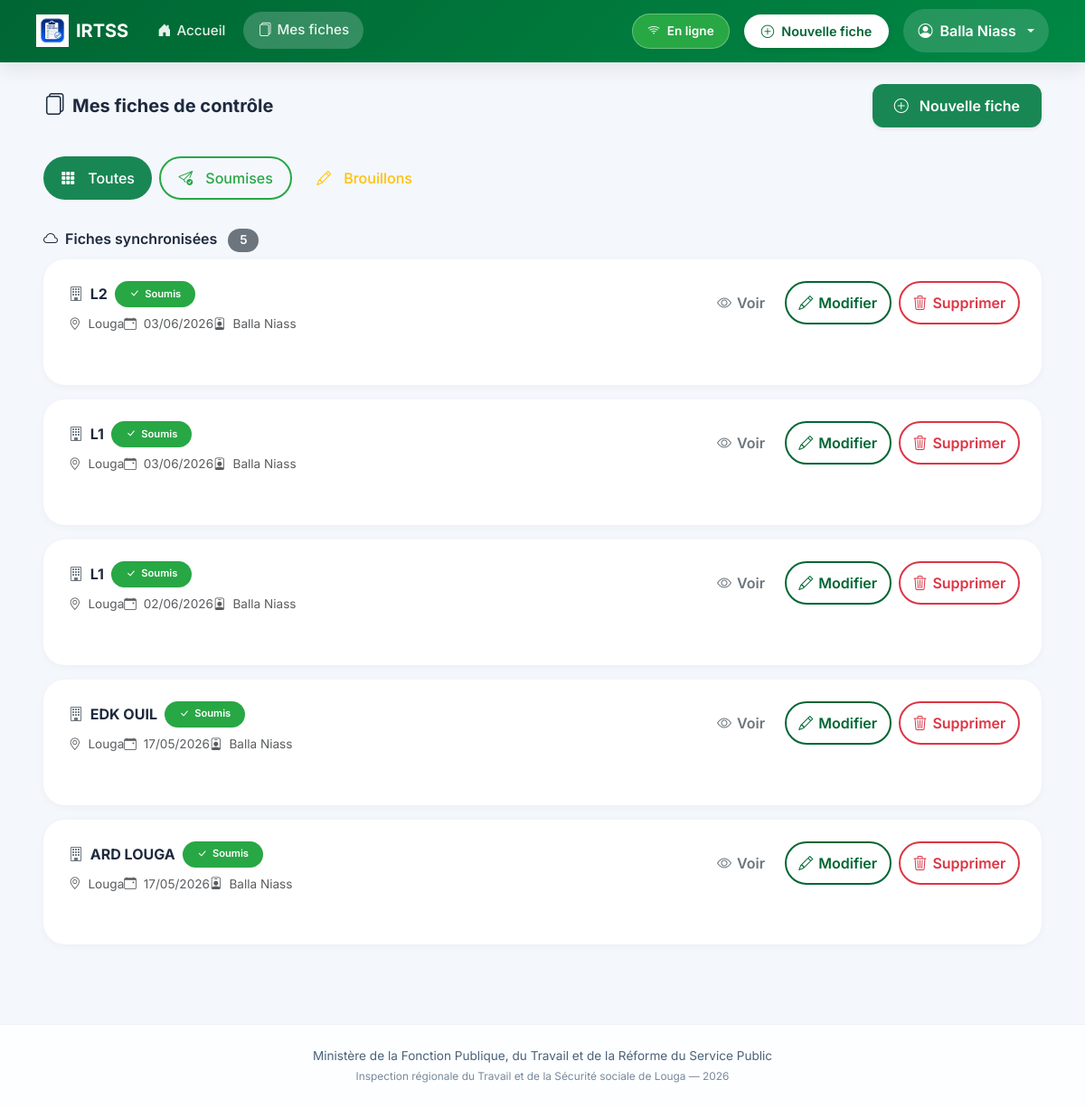
/fiches/ (signed in), run on an earlier commit of the app's database.
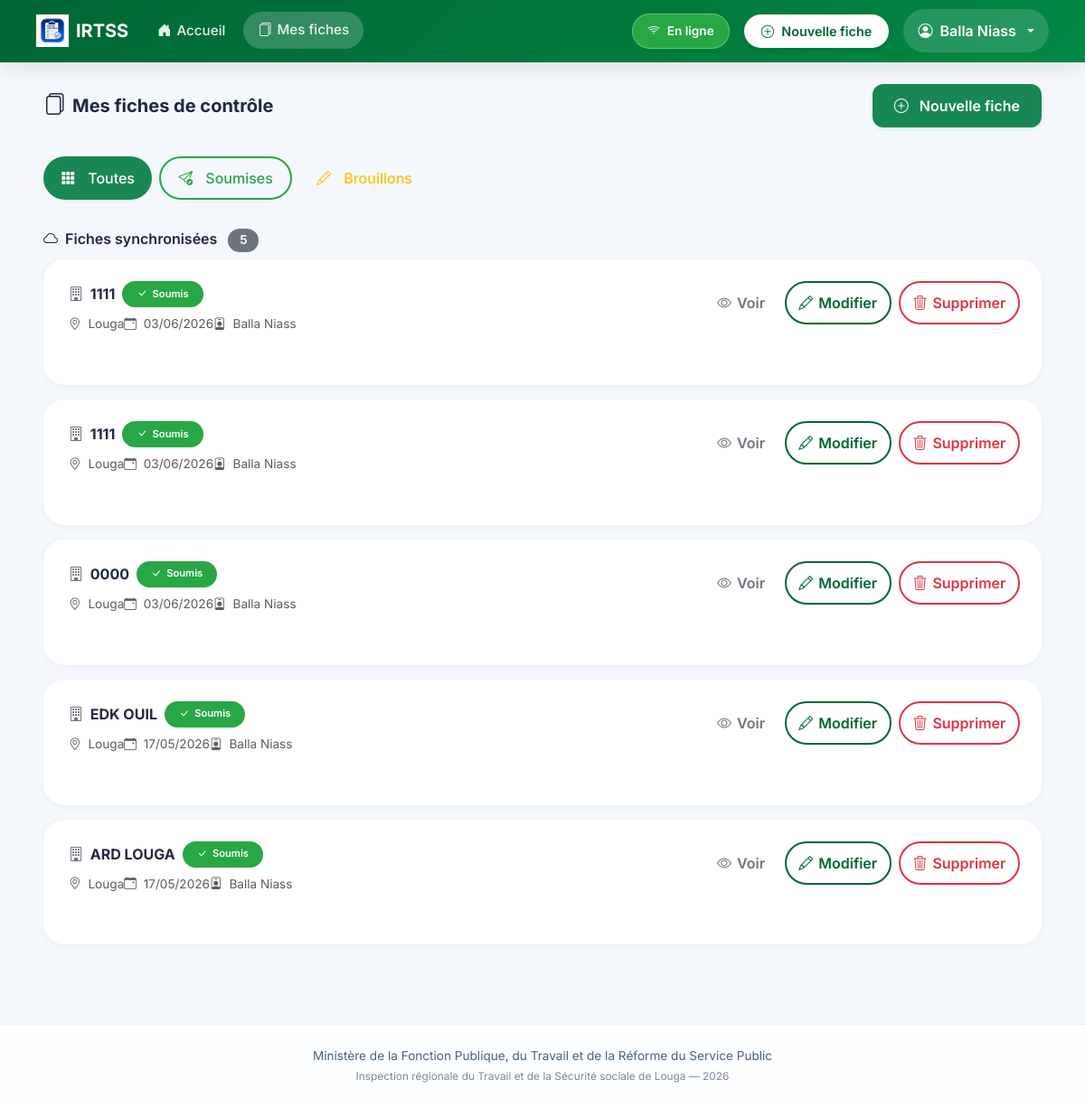
And on a later commit of the database.
### inspection/models.py (models this page shows, shortened)
class FicheControle(models.Model):
    STATUT_CHOICES = [
        ('brouillon', 'Brouillon'),
        ('soumis', 'Soumis'),
    ]
    inspecteur = models.ForeignKey(User, on_delete=models.CASCADE, related_name='fiches')
    entreprise = models.CharField(max_length=255, verbose_name="Entreprise ou Établissement")
    date_controle = models.DateField(verbose_name="Date du contrôle")
    lieu = models.CharField(max_length=100, default="Louga", verbose_name="Lieu")
    statut = models.CharField(max_length=20, choices=STATUT_CHOICES, default='soumis')
    local_id = models.CharField(max_length=100, blank=True, null=True)
    adresse = models.TextField(blank=True)
    telephone = models.CharField(max_length=50, blank=True)
    email_entreprise = models.EmailField(blank=True)
    date_ouverture = models.DateField(null=True, blank=True)
    forme_juridique = models.CharField(max_length=100, blank=True)
    activite_principale = models.CharField(max_length=200, blank=True)
    chef_nom = models.CharField(max_length=200, blank=True, verbose_name="Chef d'établissement - Prénom et Nom")
    chef_cellulaire = models.CharField(max_length=50, blank=True)
    chef_email = models.EmailField(blank=True)
    representant_nom = models.CharField(max_length=200, blank=True, verbose_name="Représentant travailleurs - Prénom et Nom")
    representant_qualite = models.CharField(max_length=100, blank=True)
    representant_cellulaire = models.CharField(max_length=50, blank=True)
    representant_email = models.EmailField(blank=True)
    doe = models.CharField(max_length=3, blank=True, verbose_name="Déclaration d'Ouverture d'Établissement (DOE)")
    registre_paie = models.CharField(max_length=3, blank=True)
    cadres_hommes = models.PositiveIntegerField(null=True, blank=True, default=0)
    cadres_femmes = models.PositiveIntegerField(null=True, blank=True, default=0)
    ouvriers_hommes = models.PositiveIntegerField(null=True, blank=True, default=0)
    ouvriers_femmes = models.PositiveIntegerField(null=True, blank=True, default=0)
    cdi = models.PositiveIntegerField(null=True, blank=True, default=0, verbose_name="CDI")
    cdd = models.PositiveIntegerField(null=True, blank=True, default=0, verbose_name="CDD")
    cs = models.PositiveIntegerField(null=True, blank=True, default=0, verbose_name="CS")
    c_app = models.PositiveIntegerField(null=True, blank=True, default=0, verbose_name="C APP")
    autres_contrats = models.PositiveIntegerField(null=True, blank=True, default=0, verbose_name="Autres")
    remuneration_au_temps_1 = models.BooleanField(default=False)
    remuneration_au_temps_2 = models.BooleanField(default=False)
    remuneration_a_la_piece_1 = models.BooleanField(default=False)
    remuneration_a_la_piece_2 = models.BooleanField(default=False)
    remuneration_les_deux_1 = models.BooleanField(default=False)
    remuneration_les_deux_2 = models.BooleanField(default=False)
    salaires_conformes_1 = models.CharField(max_length=3, blank=True)
    salaires_conformes_2 = models.CharField(max_length=3, blank=True)
    bulletins_paie_1 = models.CharField(max_length=3, blank=True)
    bulletins_paie_2 = models.CharField(max_length=3, blank=True)
    heures_sup_1 = models.CharField(max_length=3, blank=True)
    heures_sup_2 = models.CharField(max_length=3, blank=True)
    prime_anciennete_1 = models.CharField(max_length=3, blank=True)
    prime_anciennete_2 = models.CharField(max_length=3, blank=True)
    jours_feries_1 = models.CharField(max_length=3, blank=True)
    jours_feries_2 = models.CharField(max_length=3, blank=True)
    indemnites_transport_1 = models.CharField(max_length=3, blank=True)
    indemnites_transport_2 = models.CharField(max_length=3, blank=True)
    horaires_affiches_1 = models.CharField(max_length=3, blank=True)
    horaires_affiches_2 = models.CharField(max_length=3, blank=True)
    amenagement_8h_5j_1 = models.CharField(max_length=3, blank=True)
    amenagement_8h_5j_2 = models.CharField(max_length=3, blank=True)
    amenagement_6h40_6j_1 = models.CharField(max_length=3, blank=True)
    amenagement_6h40_6j_2 = models.CharField(max_length=3, blank=True)
    pause_quotidienne_1 = models.CharField(max_length=3, blank=True)
    pause_quotidienne_2 = models.CharField(max_length=3, blank=True)
    repos_hebdomadaire_1 = models.CharField(max_length=3, blank=True)
    repos_hebdomadaire_2 = models.CharField(max_length=3, blank=True)
    declaration_css_1 = models.CharField(max_length=3, blank=True)
    declaration_css_2 = models.CharField(max_length=3, blank=True)
    adhesion_css_1 = models.CharField(max_length=3, blank=True)
    adhesion_css_2 = models.CharField(max_length=3, blank=True)
    adhesion_ipres_1 = models.CharField(max_length=3, blank=True)
    adhesion_ipres_2 = models.CharField(max_length=3, blank=True)
    adhesion_ipm_1 = models.CharField(max_length=3, blank=True)
    adhesion_ipm_2 = models.CharField(max_length=3, blank=True)
    cotisations_css_1 = models.CharField(max_length=3, blank=True)
    cotisations_css_2 = models.CharField(max_length=3, blank=True)
    cotisations_ipres_1 = models.CharField(max_length=3, blank=True)
    cotisations_ipres_2 = models.CharField(max_length=3, blank=True)
    cotisations_ipm_1 = models.CharField(max_length=3, blank=True)
    cotisations_ipm_2 = models.CharField(max_length=3, blank=True)
    delegues_personnel_1 = models.CharField(max_length=3, blank=True)
    delegues_personnel_2 = models.CharField(max_length=3, blank=True)
    reglement_interieur_1 = models.CharField(max_length=3, blank=True)
    reglement_interieur_2 = models.CharField(max_length=3, blank=True)
    comite_hst_1 = models.CharField(max_length=3, blank=True)
    comite_hst_2 = models.CharField(max_length=3, blank=True)
    visite_medicale_1 = models.CharField(max_length=3, blank=True)
    visite_medicale_2 = models.CharField(max_length=3, blank=True)
    extincteurs_1 = models.CharField(max_length=3, blank=True)
    extincteurs_2 = models.CharField(max_length=3, blank=True)
    epi_disponible_1 = models.CharField(max_length=3, blank=True)
    epi_disponible_2 = models.CharField(max_length=3, blank=True)
    epi_effectif_1 = models.CharField(max_length=3, blank=True)
    epi_effectif_2 = models.CharField(max_length=3, blank=True)
    toilettes_1 = models.CharField(max_length=3, blank=True)
    toilettes_2 = models.CharField(max_length=3, blank=True)
    conges_1 = models.CharField(max_length=3, blank=True)
    conges_2 = models.CharField(max_length=3, blank=True)
    dasmo_bs_1 = models.CharField(max_length=3, blank=True)
    dasmo_bs_2 = models.CharField(max_length=3, blank=True)
    observations_divers = models.TextField(blank=True)
    observations_generales = models.TextField(blank=True)
    suite_observations_orales = models.BooleanField(default=False)
    suite_observations_ecrites = models.BooleanField(default=False)
    suite_mise_en_demeure = models.BooleanField(default=False)
    suite_pv_infraction = models.BooleanField(default=False)
    suite_refere = models.BooleanField(default=False)
    delai_reception = models.BooleanField(default=False)
    delai_un_mois = models.BooleanField(default=False)
    delai_autres = models.BooleanField(default=False)
    delai_autres_precision = models.CharField(max_length=200, blank=True)
    signature_equipe = models.CharField(max_length=200, blank=True)
    signature_gerant = models.CharField(max_length=200, blank=True)
    created_at = models.DateTimeField(auto_now_add=True)
    updated_at = models.DateTimeField(auto_now=True)
    class Meta:
        ordering = ['-created_at']
        verbose_name = "Fiche de contrôle"
        verbose_name_plural = "Fiches de contrôle"

### inspection/views.py (the view)
# urls.py: path('fiches/', views.liste_fiches, name='liste_fiches'),
@login_required
def liste_fiches(request):
    user = request.user
    fiches = FicheControle.objects.all().select_related('inspecteur') if user.is_staff \
             else FicheControle.objects.filter(inspecteur=user)
    search = request.GET.get('search', '').strip()
    if search:
        fiches = fiches.filter(entreprise__icontains=search)
    statut = request.GET.get('statut', '')
    if statut:
        fiches = fiches.filter(statut=statut)
    return render(request, 'inspection/liste_fiches.html', {
        'fiches': fiches,
        'statut_filtre': statut,
        'search_query': search,
    })

### templates/inspection/liste_fiches.html (shortened to what this page needs)
{% extends 'inspection/base.html' %}
{% load static %}
{% block content %}
<div class="container-fluid px-3 px-lg-4">
  <div class="d-flex flex-wrap align-items-center justify-content-between mb-4 gap-2">
    <div>
      <h5 class="fw-bold mb-0 d-flex align-items-center gap-2">
        <i class="bi bi-files fs-4"></i>
        Mes fiches de contrôle
      </h5>
    </div>
    <a href="{% url 'nouvelle_fiche' %}" class="btn btn-success shadow-sm">
      <i class="bi bi-plus-circle me-1"></i> Nouvelle fiche
    </a>
  </div>
  <div class="mb-4 d-flex flex-wrap gap-2">
    <a href="{% url 'liste_fiches' %}"
       class="btn filter-btn {% if not statut_filtre %}btn-success text-white{% else %}btn-outline-secondary{% endif %}">
      <i class="bi bi-grid-3x3-gap-fill"></i> Toutes
    </a>
    <a href="?statut=soumis"
       class="btn filter-btn {% if statut_filtre == 'soumis' %}btn-success text-white{% else %}btn-outline-success{% endif %}">
      <i class="bi bi-send-check"></i> Soumises
    </a>
    <a href="?statut=brouillon"
       class="btn filter-btn {% if statut_filtre == 'brouillon' %}btn-warning text-dark{% else %}btn-outline-warning{% endif %}">
      <i class="bi bi-pencil"></i> Brouillons
    </a>
  </div>
  <div id="server-fiches-section">
    <h6 class="fw-semibold mb-2">
      <i class="bi bi-cloud me-1"></i>
      Fiches synchronisées
      <span class="badge bg-secondary ms-2" id="server-count">{{ fiches|length }}</span>
    </h6>
    <div id="server-fiches-list">
      {% if fiches %}
        {% for fiche in fiches %}
        <div class="fiche-card p-3" data-fiche-id="{{ fiche.pk }}">
          <div class="d-flex flex-wrap justify-content-between align-items-start gap-3">
            <div class="flex-grow-1">
              <div class="d-flex flex-wrap align-items-center gap-2 mb-2">
                <h6 class="fw-bold mb-0">
                  <i class="bi bi-building me-1 text-secondary"></i>
                  {{ fiche.entreprise }}
                </h6>
                <span class="fiche-badge bg-success text-white">
                  <i class="bi bi-check-lg"></i> Soumis
                </span>
              </div>
              <div class="small text-muted d-flex flex-wrap gap-x-3 gap-y-1">
                <span><i class="bi bi-geo-alt me-1"></i> {{ fiche.lieu|default:"Lieu non renseigné" }}</span>
                <span><i class="bi bi-calendar-event me-1"></i> {{ fiche.date_controle|date:"d/m/Y" }}</span>
                {% if user.is_staff %}
                <span><i class="bi bi-person-badge me-1"></i> {{ fiche.inspecteur.first_name }} {{ fiche.inspecteur.last_name }}</span>
                {% endif %}
              </div>
            </div>
            <div class="d-flex gap-2">
              <a href="{% url 'detail_fiche' fiche.pk %}" class="btn btn-outline-secondary btn-icon" title="Voir">
                <i class="bi bi-eye"></i> <span class="d-none d-sm-inline">Voir</span>
              </a>
              <a href="{% url 'modifier_fiche' fiche.pk %}" class="btn btn-outline-primary btn-icon" title="Modifier">
                <i class="bi bi-pencil"></i> <span class="d-none d-sm-inline">Modifier</span>
              </a>
              <button class="btn btn-outline-danger btn-icon delete-server-btn" data-pk="{{ fiche.pk }}" title="Supprimer">
                <i class="bi bi-trash3"></i> <span class="d-none d-sm-inline">Supprimer</span>
              </button>
            </div>
          </div>
        </div>
        {% endfor %}
      {% else %}
        <div class="text-center py-4 text-muted bg-white rounded-4 p-4">
          <i class="bi bi-inbox display-1 opacity-25 d-block mb-3"></i>
          <p class="mb-0">Aucune fiche synchronisée</p>
        </div>
      {% endif %}
    </div>
  </div>
</div>
{% endblock %}

What changed in the data, as far as the page shows it:
removed FicheControle: entreprise "L2", lieu "Louga", date_controle "03/06/2026", inspecteur.first_name "Balla", inspecteur.last_name "Niass"
removed FicheControle: entreprise "L1", lieu "Louga", date_controle "03/06/2026", inspecteur.first_name "Balla", inspecteur.last_name "Niass"
removed FicheControle: entreprise "L1", lieu "Louga", date_controle "02/06/2026", inspecteur.first_name "Balla", inspecteur.last_name "Niass"
added FicheControle: entreprise "1111", lieu "Louga", date_controle "03/06/2026", inspecteur.first_name "Balla", inspecteur.last_name "Niass"
added FicheControle: entreprise "1111", lieu "Louga", date_controle "03/06/2026", inspecteur.first_name "Balla", inspecteur.last_name "Niass"
added FicheControle: entreprise "0000", lieu "Louga", date_controle "03/06/2026", inspecteur.first_name "Balla", inspecteur.last_name "Niass"
